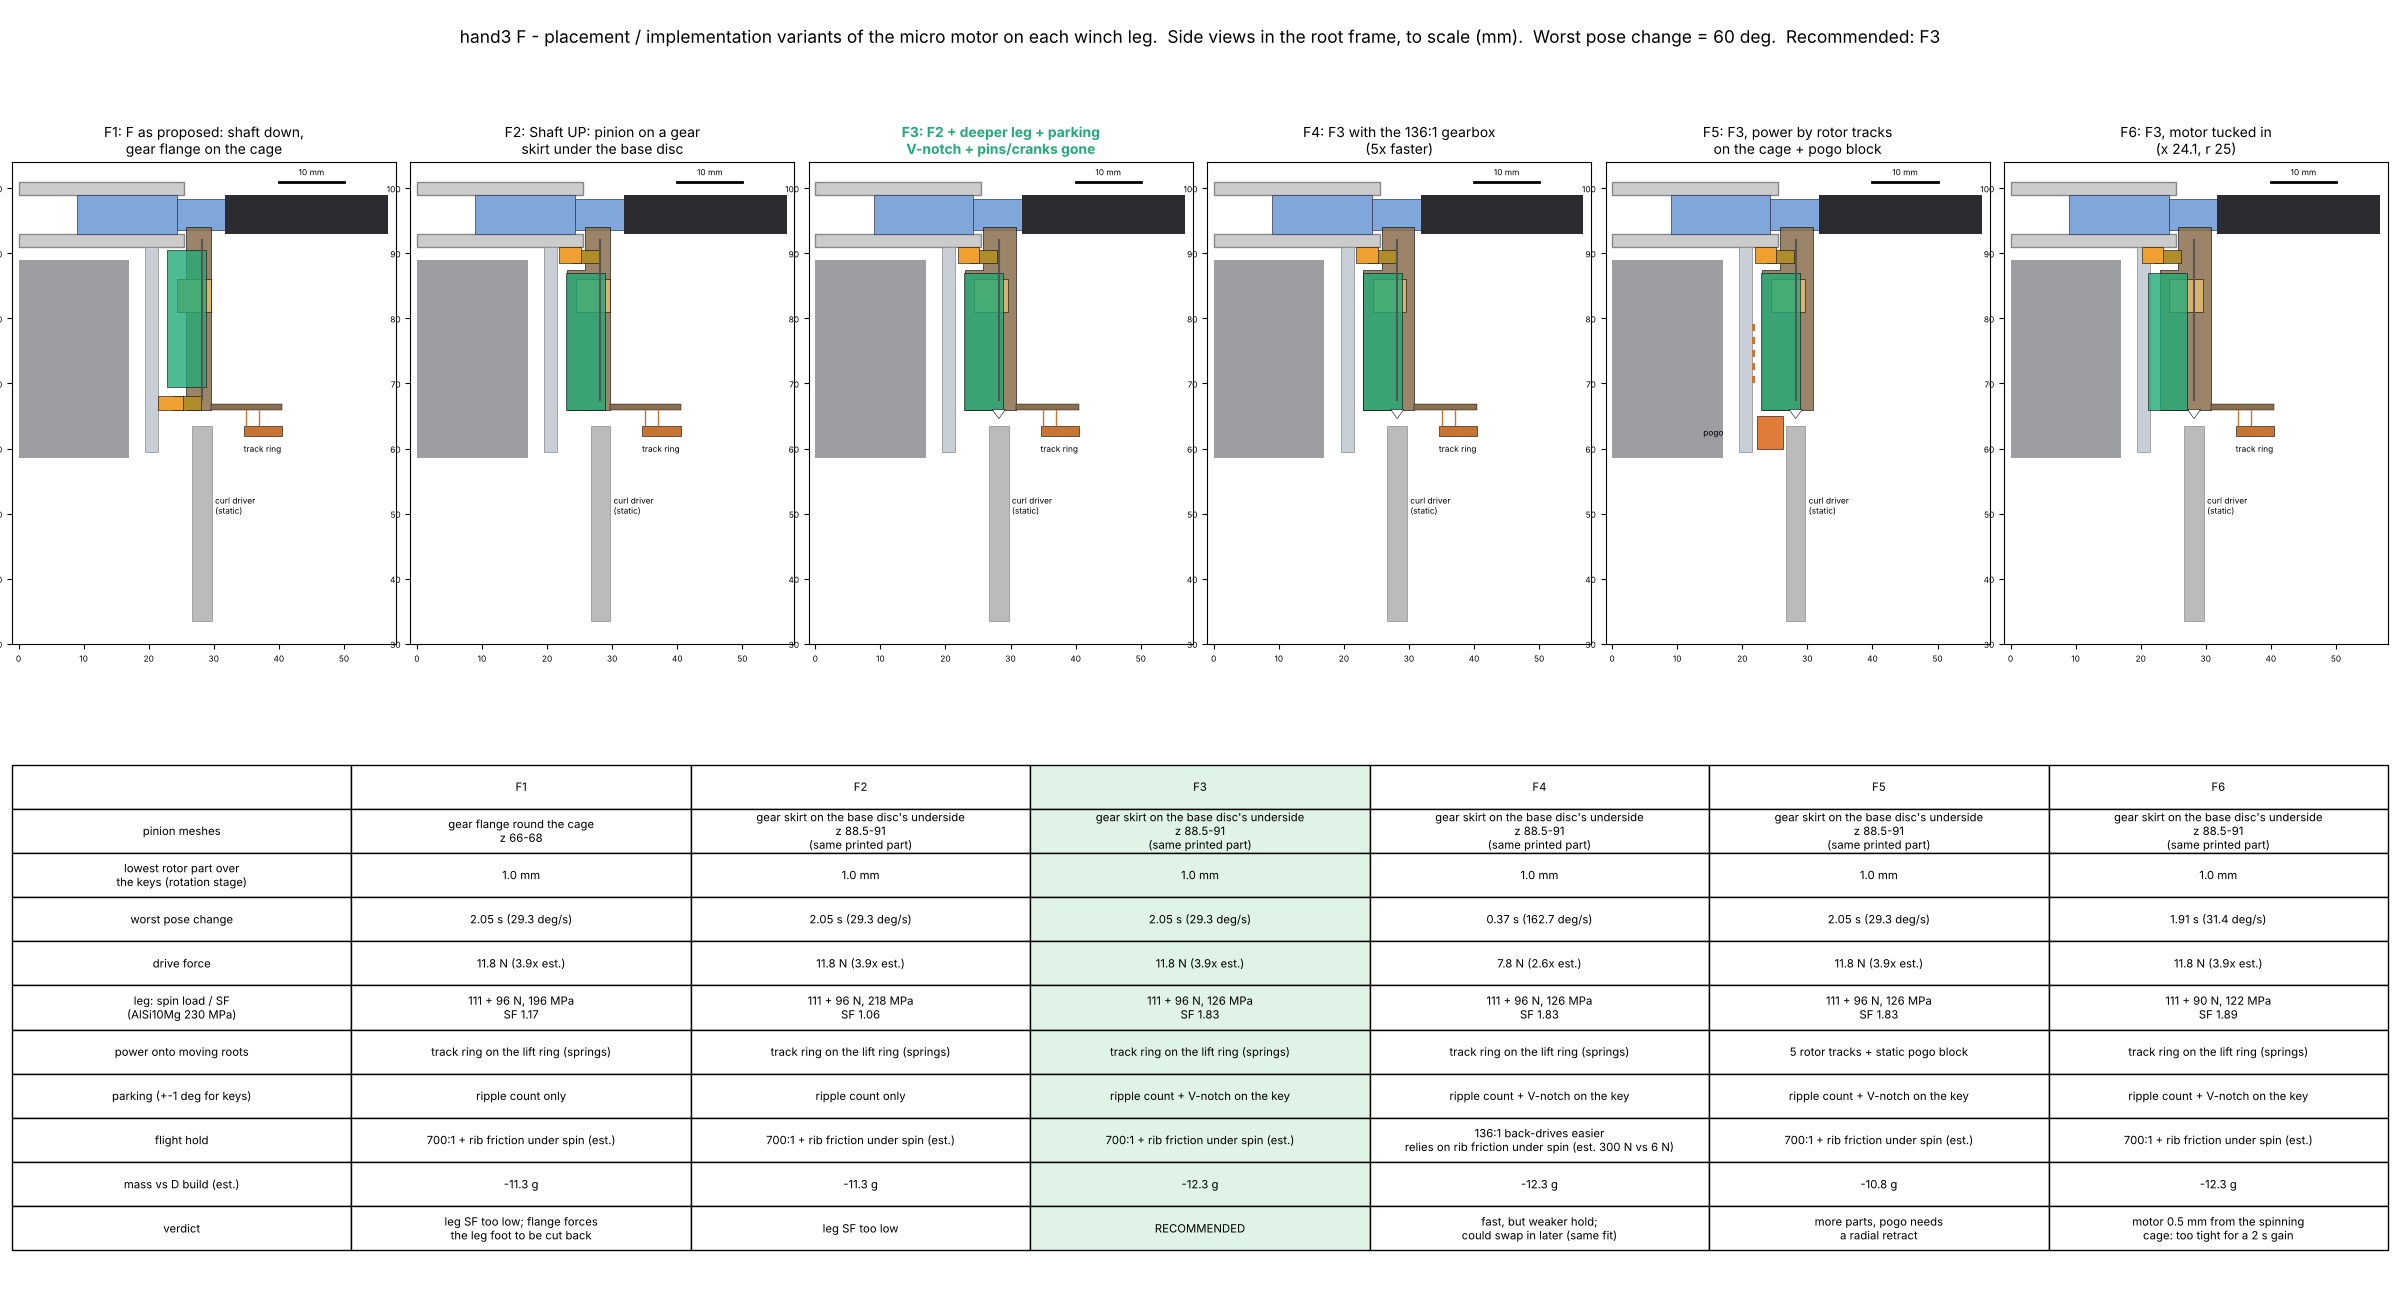

The Python source for this figure:
"""hand3 hub, decision F (micro gearmotor on each root's winch leg): placement and implementation variants, 2026-11-20.
User: "explore minor placement tweaks and implementation tweaks to see if there is a better implementation".

Fixed by F: D's per-finger winch curl stays; each root gets a Pololu 2359 (700:1, 6 x 21 mm, 1.3 g) beside its leg; roots turn
round the hub on their own, all at once; static drivers + lift ring below; palm free.  Variants change WHERE the pinion meshes,
the leg section, the gearbox, how power gets onto the moving roots, and how a root finds its parking spot (the 8 curl drivers
need each root within +-1 deg).  Side views x-z in the root frame (x radial, z up), to scale (mm).  "est." = estimate."""
import os, sys, json
sys.path.insert(0, os.path.join(os.path.dirname(os.path.abspath(__file__)), "hand3e"))
import numpy as np
import matplotlib
matplotlib.use("Agg")
import matplotlib.pyplot as plt
from matplotlib.patches import Rectangle, Circle, Polygon
import hand3_multidigit as MD, hand3_hub_v3 as V3, hand3_design as H

HERE = os.path.dirname(os.path.abspath(__file__))
W = 1309.0
POSES = {"cross": (0, 90, 180, 270), "2+2": (30, 150, 210, 330), "3+1": (30, 90, 150, 270), "one side": (0, 60, 120, 180)}
G700 = dict(name="Pololu 2359 700:1", rpm=90, stall=12 * 0.00706, A=0.40)
G136 = dict(name="Pololu 2358 136:1", rpm=500, stall=8 * 0.00706, A=0.40)        # pololu.com 136:1: 500 rpm, 8 oz-in at 6 V
GB_LIMIT = 250e-5 * 9.81                                                          # 250 g cm instantaneous gearbox limit (Pololu)
MOTOR = dict(d=6.0, L=21.0, m=1.3, shaft=2.7)
PIN = dict(m=0.3, z=12, w=2.0, g=0.3)                                              # brass m0.3 z12, 2 mm bore (est.)
NEED_N = 3.0                                                                       # est.
Z_ROOT = H.Z["blade"] - 2.0                                                        # leg root (into the grip)
LEG = MD.LEG; KEY = MD.KEY
CLAMP_G = 0.5


def spin(m_g, r):
    return m_g * 1e-3 * r * 1e-3 * W ** 2


def worst_move():
    best = {}
    for a, pa in POSES.items():
        for b, pb in POSES.items():
            if a >= b: continue
            m = 1e9
            for sh in range(360):
                d = [abs(((y + sh - x + 180) % 360) - 180) for x, y in zip(sorted(pa), sorted(pb))]
                m = min(m, max(d))
            best[f"{a} -> {b}"] = m
    return best


MOVES = worst_move()
WORST = max(MOVES.values())

VARIANTS = {
    "F1": dict(title="F as proposed: shaft down,\ngear flange on the cage", mesh="cage flange", motor_y=6.6, x_out=29.6, gear=G700,
               power="track ring on the lift ring (springs)", park="ripple count only", tidy=False),
    "F2": dict(title="Shaft UP: pinion on a gear\nskirt under the base disc", mesh="disc skirt", motor_y=6.6, x_out=29.6, gear=G700,
               power="track ring on the lift ring (springs)", park="ripple count only", tidy=False),
    "F3": dict(title="F2 + deeper leg + parking\nV-notch + pins/cranks gone", mesh="disc skirt", motor_y=6.6, x_out=30.8, gear=G700,
               power="track ring on the lift ring (springs)", park="ripple count + V-notch on the key", tidy=True),
    "F4": dict(title="F3 with the 136:1 gearbox\n(5x faster)", mesh="disc skirt", motor_y=6.6, x_out=30.8, gear=G136,
               power="track ring on the lift ring (springs)", park="ripple count + V-notch on the key", tidy=True),
    "F5": dict(title="F3, power by rotor tracks\non the cage + pogo block", mesh="disc skirt", motor_y=6.6, x_out=30.8, gear=G700,
               power="5 rotor tracks + static pogo block", park="ripple count + V-notch on the key", tidy=True),
    "F6": dict(title="F3, motor tucked in\n(x 24.1, r 25)", mesh="disc skirt", motor_y=6.6, x_out=30.8, gear=G700, tuck=True,
               power="track ring on the lift ring (springs)", park="ripple count + V-notch on the key", tidy=True),
}


def geom(v):
    """Motor axis, gear pitch radius, z bands for one variant."""
    tuck = v.get("tuck", False)
    rp = PIN["m"] * PIN["z"] / 2
    if tuck:
        x = 24.1
    else:
        x = 25.87
    r_ax = float(np.hypot(x, v["motor_y"])); r_gear = r_ax - rp
    if v["mesh"] == "cage flange":
        pin_z = (66.0, 68.0); body = (68.0 + 1.5, 68.0 + 1.5 + MOTOR["L"])
    else:
        pin_z = (88.5, 90.5); body = (pin_z[0] - 1.5 - MOTOR["L"], pin_z[0] - 1.5)
    return dict(x=x, r_ax=r_ax, r_gear=r_gear, rp=rp, pin_z=pin_z, body=body)


def numbers():
    out = {"moves_deg": MOVES, "worst_move_deg": WORST}
    S0 = 2 * LEG["y"] * (LEG["x_out"] - LEG["x_rim"]) ** 2 / 6
    d = MD.numbers(); F_leg = d["leg_pull_N"]; M_leg = F_leg * (Z_ROOT - 78.0)
    for k, v in VARIANTS.items():
        g = geom(v); gr = v["gear"]
        T = min(GB_LIMIT, 0.25 * gr["stall"]); push = T / (g["rp"] * 1e-3)
        deg_s = np.degrees(0.75 * gr["rpm"] / 60 * 2 * np.pi * g["rp"] / g["r_gear"])
        F_mot = spin(MOTOR["m"] + 0.3 + CLAMP_G, g["r_ax"]); zc = sum(g["body"]) / 2
        S = 2 * LEG["y"] * (v["x_out"] - LEG["x_rim"]) ** 2 / 6
        sig = (M_leg + F_mot * (Z_ROOT - zc)) / S
        key_top_stage1 = 63.5 + 1.5                                               # keys lowered 1.5, tracks touch at lift 1.5
        lowest = min(g["pin_z"][0], g["body"][0], LEG["z0"])
        o = dict(motor_axis_r=round(g["r_ax"], 1), gear_pitch_r=round(g["r_gear"], 2), gear_teeth=int(round(2 * g["r_gear"] / PIN["m"])),
                 pinion_z=g["pin_z"], motor_z=tuple(round(z, 1) for z in g["body"]),
                 clear_over_keys_mm=round(lowest - key_top_stage1, 1),
                 push_N=round(push, 1), push_margin=round(push / NEED_N, 1), root_deg_s=round(deg_s, 1), worst_move_s=round(WORST / deg_s, 2),
                 motor_spin_N=round(F_mot), leg_MPa=round(sig), leg_SF=round(230 / sig, 2))
        o["new_rotor_part"] = "gear flange round the cage, z 66-68" if v["mesh"] == "cage flange" else "gear skirt on the base disc's underside, z 88.5-91 (same printed part)"
        if v["mesh"] == "cage flange":
            o["flange_vs_leg"] = "leg bottom (x 23-25.6, z 66-69) must be cut back to x 25.7 to clear the flange teeth"
        if v["power"].startswith("5 rotor"):
            o["power_parts"] = "5 copper bands on the cage (z 70-80) + 5 bands z 60-65 joined through the cage, pogo block that must retract radially (est.)"
        else:
            o["power_parts"] = "printed ring r 34.6-40.5 with 5 copper-tape tracks, 3 springs on the lift ring, frame stop; 2 phosphor-bronze wipers per root"
        o["mass_g"] = round(4 * (MOTOR["m"] + 0.3 + CLAMP_G + 0.2) + (4.0 if not v["power"].startswith("5 rotor") else 5.5)
                            - (24.5 if True else 0) - (8 * 0.15 + 8 * 0.05 if v["tidy"] else 0) + (0.6 if v["x_out"] > 30 else 0), 1)
        if gr is G136:
            o["flight_hold"] = "136:1 back-drives easier; relies on rib friction under spin (est. 300 N vs 6 N)"
        else:
            o["flight_hold"] = "700:1 + rib friction under spin (est.)"
        out[k] = o
    out["electrics"] = dict(driver="Adafruit 2448 TB6612 (4 outputs, 15 V): each own-track 0 / 12 V, common track held at 6 V -> +-6 V per motor",
                            current_limit_A=round(0.40 * GB_LIMIT / G700["stall"], 2),
                            note="stall torque (85 mN m) is 3.5x the gearbox limit (24.5 mN m): limit each motor to ~0.11 A or it strips")
    out["park"] = "V-notch on each leg foot + chamfered driver key: key rising into the notch centres the root +-1.5 mm (+-3 deg) -> ripple count only needs +-3 deg"
    return out


def draw(ax, k, v, N):
    g = geom(v); o = N[k]
    ax.add_patch(Rectangle((0, 91), 25.5, 2, fc="#ccc", ec="#888"))                       # base disc
    ax.add_patch(Rectangle((0, 99), 25.5, 2, fc="#ccc", ec="#888"))                       # top disc
    ax.add_patch(Rectangle((9, 93), 15.3, 6, fc="#7fa7d9", ec="#335", lw=0.5))
    ax.add_patch(Rectangle((24.3, 93.6), 11.7, 4.8, fc="#7fa7d9", ec="#335", lw=0.5))
    ax.add_patch(Rectangle((31.8, 93), 25, 6, fc="#2b2b30", ec="none"))
    ax.add_patch(Rectangle((19.5, 59.5), 2, 31.5, fc="#c9cfd6", ec="#888", lw=0.5))         # cage
    ax.add_patch(Rectangle((0, 58.5), 17, 30.5, fc="#3a3f47", ec="none", alpha=0.5))        # motor bell
    xo = v["x_out"]
    ax.add_patch(Polygon([(25.8, Z_ROOT), (xo, Z_ROOT), (xo, LEG["z0"]), (23.0 if v["mesh"] != "cage flange" else 25.7, LEG["z0"]),
                          (23.0 if v["mesh"] != "cage flange" else 25.7, 87.5), (25.8, 87.5)], fc="#8a6f4e", ec="k", lw=0.5, alpha=0.85))
    ax.add_patch(Rectangle((24.4, 81), 5.2, 5, fc="#d9b26f", ec="k", lw=0.4))                # slider
    ax.plot([28.2, 28.2], [67.5, 92], color="#555", lw=1.5)                                  # screw
    ax.add_patch(Rectangle((g["x"] - 3, g["body"][0]), 6, MOTOR["L"], fc="#2a7", ec="k", lw=0.5, alpha=0.8))
    ax.add_patch(Rectangle((g["x"] - g["rp"] - 0.3, g["pin_z"][0]), 2 * (g["rp"] + 0.3), 2, fc="#b08d2b", ec="k", lw=0.4))
    rg = g["r_gear"]
    if v["mesh"] == "cage flange":
        ax.add_patch(Rectangle((21.5, 66), rg + 0.3 - 21.5, 2, fc="#f0a030", ec="k", lw=0.4))
    else:
        ax.add_patch(Rectangle((rg - 3.0, 88.5), 3.3, 2.5, fc="#f0a030", ec="k", lw=0.4))
    kt = 63.5
    ax.add_patch(Rectangle((26.7, kt - 30), 3.0, 30, fc="#bbb", ec="#777", lw=0.4)); ax.text(30.2, 50, "curl driver\n(static)", fontsize=6)
    if v["power"].startswith("5 rotor"):
        for j in range(5): ax.add_patch(Rectangle((21.5, 70 + 2 * j), 0.4, 1.2, fc="#c87533"))
        ax.add_patch(Rectangle((22.2, 60), 4, 5, fc="#e07b39", ec="k", lw=0.4)); ax.text(14, 62, "pogo", fontsize=6)
    else:
        ax.add_patch(Rectangle((34.6, 62.0), 5.9, 1.5, fc="#c87533", ec="k", lw=0.4)); ax.text(34.6, 59.5, "track ring", fontsize=6)
        ax.add_patch(Rectangle((xo, 66), 40.5 - xo, 0.8, fc="#8a6f4e", ec="k", lw=0.3))
        for xx in (35.0, 37.0): ax.plot([xx, xx], [66, 63.6], color="#c87533", lw=1)
    if v["tidy"]:
        ax.add_patch(Polygon([(27.2, 66), (28.2, 64.6), (29.2, 66)], fc="w", ec="k", lw=0.4))
    ax.set_xlim(-1, 58); ax.set_ylim(30, 104); ax.set_aspect("equal"); ax.tick_params(labelsize=6)
    ax.plot([40, 50], [101, 101], "k", lw=2); ax.text(45, 102, "10 mm", ha="center", fontsize=6)


def figure(N):
    fig = plt.figure(figsize=(24, 13))
    keys = list(VARIANTS)
    for i, k in enumerate(keys):
        v = VARIANTS[k]; ax = fig.add_axes([0.005 + i * 0.166, 0.47, 0.16, 0.44]); draw(ax, k, v, N)
        col = "#2a7" if k == "F3" else "k"
        ax.set_title(f"{k}: {v['title']}", fontsize=10, color=col, fontweight="bold" if k == "F3" else "normal")
    rows = [[""] + [f"{k}" for k in keys]]
    def row(lbl, f): rows.append([lbl] + [f(k, N[k], VARIANTS[k]) for k in keys])
    row("pinion meshes", lambda k, o, v: o["new_rotor_part"].replace(" (same printed part)", "\n(same printed part)").replace(", z", "\nz"))
    row("lowest rotor part over\nthe keys (rotation stage)", lambda k, o, v: f"{o['clear_over_keys_mm']} mm")
    row("worst pose change", lambda k, o, v: f"{o['worst_move_s']} s ({o['root_deg_s']} deg/s)")
    row("drive force", lambda k, o, v: f"{o['push_N']} N ({o['push_margin']}x est.)")
    row("leg: spin load / SF\n(AlSi10Mg 230 MPa)", lambda k, o, v: f"111 + {o['motor_spin_N']} N, {o['leg_MPa']} MPa\nSF {o['leg_SF']}")
    row("power onto moving roots", lambda k, o, v: v["power"])
    row("parking (+-1 deg for keys)", lambda k, o, v: v["park"])
    row("flight hold", lambda k, o, v: o["flight_hold"].replace("; ", "\n"))
    row("mass vs D build (est.)", lambda k, o, v: f"{o['mass_g']:+.1f} g")
    row("verdict", lambda k, o, v: {"F1": "leg SF too low; flange forces\nthe leg foot to be cut back",
                                    "F2": "leg SF too low",
                                    "F3": "RECOMMENDED",
                                    "F4": "fast, but weaker hold;\ncould swap in later (same fit)",
                                    "F5": "more parts, pogo needs\na radial retract",
                                    "F6": "motor 0.5 mm from the spinning\ncage: too tight for a 2 s gain"}[k])
    ax = fig.add_axes([0.005, 0.01, 0.99, 0.43]); ax.axis("off")
    t = ax.table(cellText=rows, loc="center", cellLoc="center"); t.auto_set_font_size(False); t.set_fontsize(8.2); t.scale(1, 2.65)
    for r in range(len(rows)): t[r, 3].set_facecolor("#dff3e6")
    fig.suptitle("hand3 F - placement / implementation variants of the micro motor on each winch leg.  Side views in the root frame, "
                 f"to scale (mm).  Worst pose change = {WORST} deg.  Recommended: F3", fontsize=12.5)
    fig.savefig(os.path.join(HERE, "hand3_rotation_f_variants.png"), dpi=100)


if __name__ == "__main__":
    N = numbers()
    for k, v in VARIANTS.items():                                                  # F6 cage clearance (kill check)
        g = geom(v); N[k]["motor_to_cage_mm"] = round(g["r_ax"] - 3.0 - 21.5 - 0.0, 2) if v.get("tuck") else round(g["r_ax"] - 3.0 - 21.5, 2)
    json.dump(N, open(os.path.join(HERE, "hand3_rotation_f_variants.json"), "w"), indent=1, default=str)
    print(json.dumps(N, indent=1, default=str)); figure(N)
